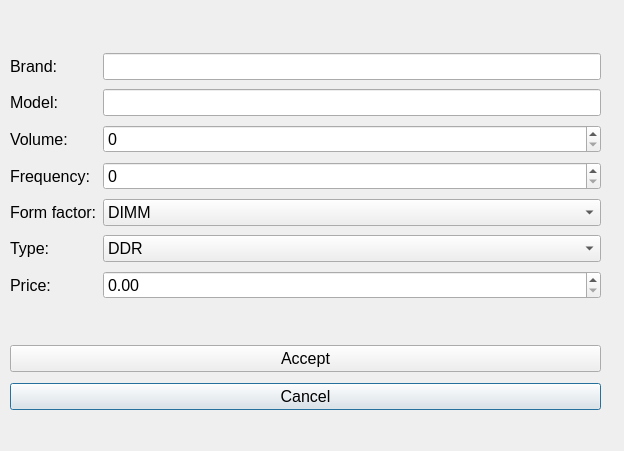
<?xml version="1.0" encoding="UTF-8"?>
<ui version="4.0">
 <class>AddNoteWindow</class>
 <widget class="QDialog" name="AddNoteWindow">
  <property name="geometry">
   <rect>
    <x>0</x>
    <y>0</y>
    <width>624</width>
    <height>451</height>
   </rect>
  </property>
  <property name="minimumSize">
   <size>
    <width>624</width>
    <height>451</height>
   </size>
  </property>
  <property name="maximumSize">
   <size>
    <width>624</width>
    <height>451</height>
   </size>
  </property>
  <property name="windowTitle">
   <string>Add</string>
  </property>
  <widget class="QWidget" name="layoutWidget">
   <property name="geometry">
    <rect>
     <x>10</x>
     <y>340</y>
     <width>591</width>
     <height>75</height>
    </rect>
   </property>
   <layout class="QGridLayout" name="gridLayout_2">
    <item row="2" column="0">
     <widget class="QPushButton" name="CancelButton">
      <property name="font">
       <font>
        <pointsize>12</pointsize>
       </font>
      </property>
      <property name="text">
       <string>Cancel</string>
      </property>
     </widget>
    </item>
    <item row="1" column="0">
     <widget class="QPushButton" name="AcceptButton">
      <property name="font">
       <font>
        <pointsize>12</pointsize>
       </font>
      </property>
      <property name="text">
       <string>Accept</string>
      </property>
     </widget>
    </item>
   </layout>
  </widget>
  <widget class="QWidget" name="layoutWidget_2">
   <property name="geometry">
    <rect>
     <x>10</x>
     <y>50</y>
     <width>591</width>
     <height>254</height>
    </rect>
   </property>
   <layout class="QGridLayout" name="gridLayout">
    <item row="2" column="1">
     <widget class="QSpinBox" name="VolumeBox">
      <property name="font">
       <font>
        <pointsize>12</pointsize>
       </font>
      </property>
     </widget>
    </item>
    <item row="1" column="1">
     <widget class="QLineEdit" name="ModelLine">
      <property name="font">
       <font>
        <pointsize>12</pointsize>
       </font>
      </property>
     </widget>
    </item>
    <item row="0" column="1">
     <widget class="QLineEdit" name="BrandLine">
      <property name="font">
       <font>
        <pointsize>12</pointsize>
       </font>
      </property>
     </widget>
    </item>
    <item row="1" column="0">
     <widget class="QLabel" name="label_2">
      <property name="font">
       <font>
        <pointsize>12</pointsize>
       </font>
      </property>
      <property name="text">
       <string>Model:</string>
      </property>
     </widget>
    </item>
    <item row="3" column="0">
     <widget class="QLabel" name="label_4">
      <property name="font">
       <font>
        <pointsize>12</pointsize>
       </font>
      </property>
      <property name="text">
       <string>Frequency:</string>
      </property>
     </widget>
    </item>
    <item row="2" column="0">
     <widget class="QLabel" name="label_3">
      <property name="font">
       <font>
        <pointsize>12</pointsize>
       </font>
      </property>
      <property name="text">
       <string>Volume:</string>
      </property>
     </widget>
    </item>
    <item row="3" column="1">
     <widget class="QDoubleSpinBox" name="FrequencyBox">
      <property name="font">
       <font>
        <pointsize>12</pointsize>
       </font>
      </property>
      <property name="decimals">
       <number>0</number>
      </property>
      <property name="maximum">
       <double>99999.000000000000000</double>
      </property>
     </widget>
    </item>
    <item row="6" column="0">
     <widget class="QLabel" name="label_7">
      <property name="font">
       <font>
        <pointsize>12</pointsize>
       </font>
      </property>
      <property name="text">
       <string>Price:</string>
      </property>
     </widget>
    </item>
    <item row="0" column="0">
     <widget class="QLabel" name="label">
      <property name="font">
       <font>
        <pointsize>12</pointsize>
       </font>
      </property>
      <property name="text">
       <string>Brand:</string>
      </property>
     </widget>
    </item>
    <item row="5" column="0">
     <widget class="QLabel" name="label_6">
      <property name="font">
       <font>
        <pointsize>12</pointsize>
       </font>
      </property>
      <property name="text">
       <string>Type:</string>
      </property>
     </widget>
    </item>
    <item row="5" column="1">
     <widget class="QComboBox" name="TypeBox">
      <property name="font">
       <font>
        <pointsize>12</pointsize>
       </font>
      </property>
      <item>
       <property name="text">
        <string>DDR</string>
       </property>
      </item>
      <item>
       <property name="text">
        <string>DDR2</string>
       </property>
      </item>
      <item>
       <property name="text">
        <string>DDR3</string>
       </property>
      </item>
      <item>
       <property name="text">
        <string>DDR4</string>
       </property>
      </item>
     </widget>
    </item>
    <item row="6" column="1">
     <widget class="QDoubleSpinBox" name="PriceBox">
      <property name="font">
       <font>
        <pointsize>12</pointsize>
       </font>
      </property>
      <property name="maximum">
       <double>9999999.990000000223517</double>
      </property>
     </widget>
    </item>
    <item row="4" column="1">
     <widget class="QComboBox" name="FormFactorBox">
      <property name="font">
       <font>
        <pointsize>12</pointsize>
       </font>
      </property>
      <item>
       <property name="text">
        <string>DIMM</string>
       </property>
      </item>
      <item>
       <property name="text">
        <string>SO_DIMM</string>
       </property>
      </item>
      <item>
       <property name="text">
        <string>RDIMM</string>
       </property>
      </item>
     </widget>
    </item>
    <item row="4" column="0">
     <widget class="QLabel" name="label_5">
      <property name="font">
       <font>
        <pointsize>12</pointsize>
       </font>
      </property>
      <property name="text">
       <string>Form factor:</string>
      </property>
     </widget>
    </item>
   </layout>
  </widget>
 </widget>
 <resources/>
 <connections>
  <connection>
   <sender>CancelButton</sender>
   <signal>clicked()</signal>
   <receiver>AddNoteWindow</receiver>
   <slot>close()</slot>
   <hints>
    <hint type="sourcelabel">
     <x>291</x>
     <y>408</y>
    </hint>
    <hint type="destinationlabel">
     <x>266</x>
     <y>287</y>
    </hint>
   </hints>
  </connection>
 </connections>
</ui>
